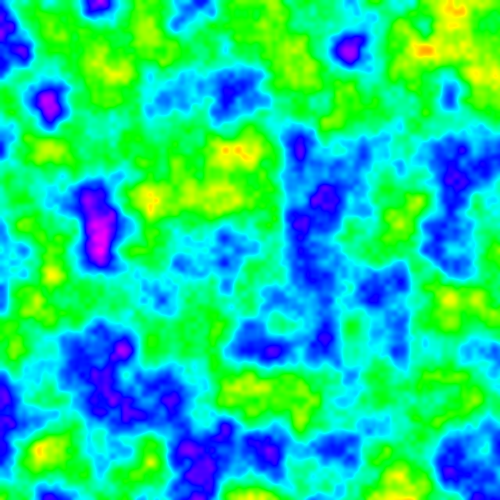
Frame 1 (no input)
Frame 60 (the mouse pressed at the canvas centre just before this capture): blank canvas, image omitted
Frame 120 (the mouse held since frame 60 and released just before this capture): blank canvas, image omitted

The Processing sketch that drew this single still picture (run headless with seeded random() and noise(); from frame 60 on, the mouse is pressed at the canvas centre):

// Processing sketch: NoiseMult
// ── NoiseMult.pde
float[][] cur;

void setup() {
  size(500, 500);
  cur = new float[width][height];
  for(int i = 0; i < cur.length; i++) {
    for(int j = 0; j < cur[0].length; j++) {
      cur[i][j] = 1;
    }
  }
  colorMode(HSB, 1, 1, 1);
}

void draw() {
  float max = 0, min = 1;
  loadPixels();
  for(int i = 0; i < cur.length; i++) {
    for(int j = 0; j < cur[0].length; j++) {
      float v = cur[i][j] *= noise(i*.02, j*.02, frameCount*.02);
      if(max < v) max = v; else if(min > v) min = v;
      pixels[j*width+i] = color(v, 1, 1);
    }
  }
  updatePixels();
}
